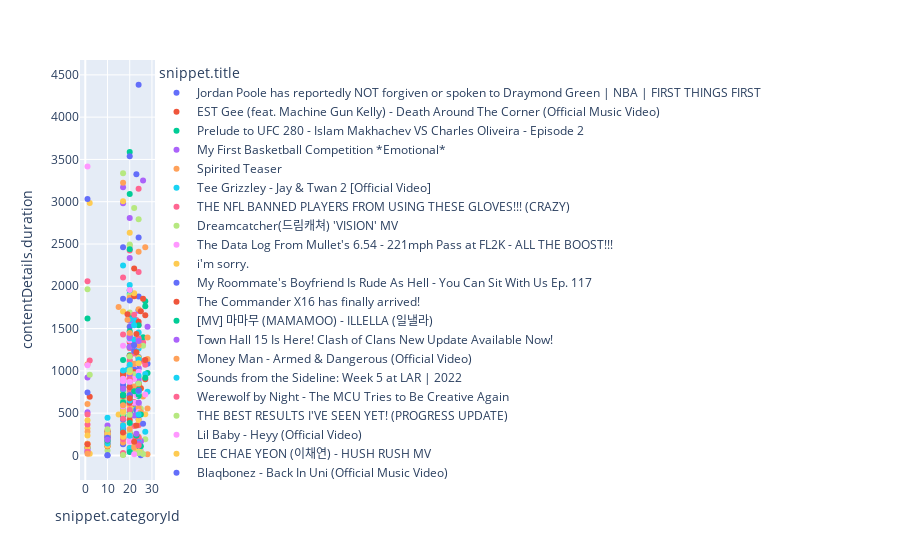

Notebook code cell kept with this figure:
### Code cell
px.scatter(
    mini_df,
    x = df.yt.get_alias("categoryId"),
    y = df.yt.get_alias("duration"),
    color = df.yt.get_alias("title"),
)
